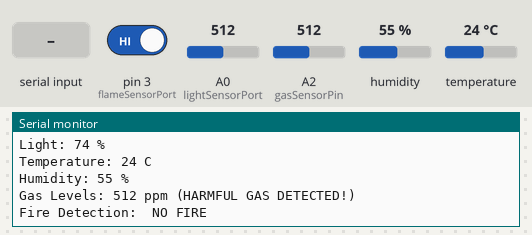
This sketch was run on a simulated Arduino Uno, built with avr-gcc and run on an emulated ATmega328P. On the bench: the last lines printed to the serial monitor. The test bench sets the inputs (shaded band); at power-on: A2 (gasSensorPin) = 512, pin 3 (flameSensorPort) HIGH, A0 (lightSensorPort) = 512, humidity 55 %, temperature 24 °C.

Above: at 1.3 s.
1.4 s: A2 (gasSensorPin) set to 390
At 2.7 s:
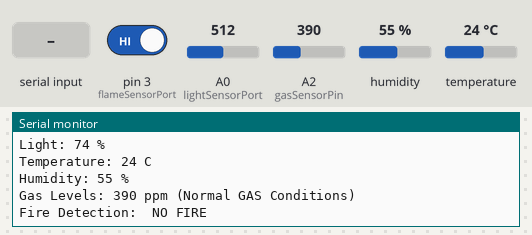
5.8 s: pin 3 (flameSensorPort) driven LOW
At 6.9 s:
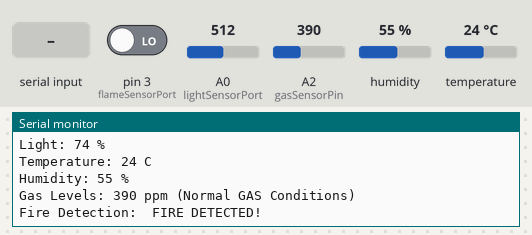
10.1 s: "S" received over Serial
At 11.1 s:
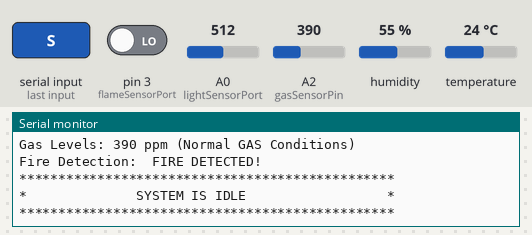

The sketch:

LightWave_Sensors_Code.ino
```cpp
#include <dht.h>
#include <Wire.h>
#include <avr/wdt.h>


/* Varibale and Port Declaration*/
#define lightSensorPort A0
#define dhtSensorPort   A1
#define gasSensorPin    A2
#define flameSensorPort 3

#define SLAVE_ADDRESS 0x04

int temperature_read, humidity_read;
int lightSensorValue, lightMeasureMap;
int flameDetection;
int gasDetection;
int wireReadValue;
char state = 'R';
int lastState = 1;
int i;
byte gas_ppm[2];

// the setup function runs once when you press reset or power the board
void setup() {

  // initialize serial communication at 9600 bits per second:
  Serial.begin(9600);

  pinMode(flameSensorPort, INPUT);

  // initialize i2c as slave
  Wire.begin(SLAVE_ADDRESS);

  // define callbacks for i2c communication
  Wire.onReceive(receiveData);
  Wire.onRequest(sendData);

  Serial.println("***************************************");
  Serial.println("*  Welcome to Your LightWave System   *");
  Serial.println("*  Enter R to Resume and S to Stop    *");
  Serial.println("***************************************");
  Serial.println();

}

void loop()
{
  state = Serial.read();

  if (state == 'R' || state == 'r') {
    lastState = 1;
  }
  else if (state == 'S' || state == 's') {
    lastState = 2;
  }

  if (lastState == 1) {
    ReadLight();
    TempAndHumid();
    FlameDetection();
    GasDetection();
    PrintData();
    Serial.println();
  }

  else if (lastState == 2) {
    Serial.println("************************************************");
    Serial.println("*              SYSTEM IS IDLE                  *");
    Serial.println("************************************************");
  }
  else {
    Serial.println("*      PLEASE ENTER VALID COMMAND        *");
  }
  delay(2000);
}
void receiveData(int byteCount) {

  while (Wire.available()) {
    wireReadValue = Wire.read();
  }
}

void sendData() {

  switch (wireReadValue) {
    case 1:
      Wire.write((byte)temperature_read);
      break;
    case 2:
      Wire.write((byte)humidity_read);
      break;
    case 3:
      Wire.write((byte)lightMeasureMap);
      break;
    case 4:
      Wire.write((byte)flameDetection);
      break;
    case 5:
      gas_ppm[0] = ((byte)gasDetection >> 8) & 0xFF;
      Wire.write(gas_ppm[0]);
      break;
    case 6:
      gas_ppm[1] = ((byte)gasDetection) & 0xFF;
      Wire.write(gas_ppm[1]);
      break;
    case 7:
      Wire.write((byte)lastState);
      break;
  }


}

void ReadLight() {

  lightSensorValue = analogRead(lightSensorPort);
  lightMeasureMap = map(lightSensorValue, 0, 690, 0, 100);
  if (lightMeasureMap > 100) {
    lightMeasureMap = 100;
  }

}

void TempAndHumid() {

  dht tempAndHumid;

  /* save temperature and humidity reading to variables */
  tempAndHumid.read11(dhtSensorPort);
  temperature_read = tempAndHumid.temperature;
  humidity_read = tempAndHumid.humidity;

}

void FlameDetection() {

  flameDetection = digitalRead(flameSensorPort);

}

void GasDetection() {

  gasDetection = analogRead(gasSensorPin);

}

void PrintData() {

  Serial.print("Light: ");
  Serial.print(lightMeasureMap);
  Serial.println(" %");

  Serial.print("Temperature: ");
  Serial.print(temperature_read);
  Serial.println(" C");

  Serial.print("Humidity: ");
  Serial.print(humidity_read);
  Serial.println(" %");

  Serial.print("Gas Levels: ");
  Serial.print(gasDetection);
  Serial.print(" ppm");

  if (gasDetection > 400) {
    Serial.println(" (HARMFUL GAS DETECTED!)");
  }
  else {
    Serial.println(" (Normal GAS Conditions)");
  }

  Serial.print("Fire Detection:  ");
  if (flameDetection == LOW) {
    Serial.println("FIRE DETECTED!");
  }
  else {
    Serial.println("NO FIRE");
  }
}
```

Measured:
- after the input at 1.4 s, the serial monitor: prints a new line after 0.90 s (image 1)
- after the input at 5.8 s, the serial monitor: prints a new line after 0.72 s (image 2)
- after the input at 10.1 s, the serial monitor: prints a new line after 0.47 s (image 3)
